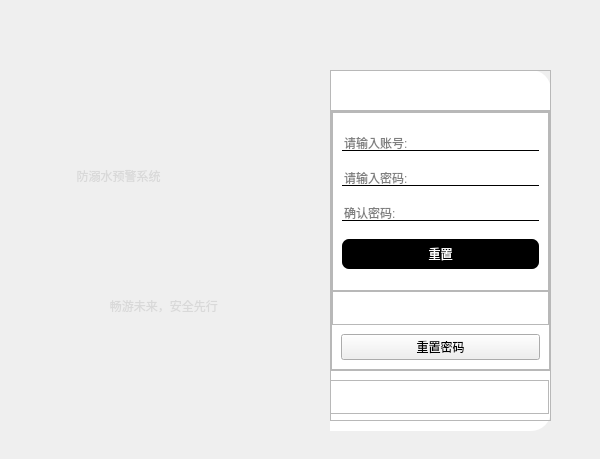
<?xml version="1.0" encoding="UTF-8"?>
<ui version="4.0">
 <class>loginWindow</class>
 <widget class="QMainWindow" name="loginWindow">
  <property name="geometry">
   <rect>
    <x>0</x>
    <y>0</y>
    <width>600</width>
    <height>459</height>
   </rect>
  </property>
  <property name="windowTitle">
   <string>登录窗口</string>
  </property>
  <widget class="QWidget" name="centralwidget">
   <widget class="QFrame" name="frame_1">
    <property name="geometry">
     <rect>
      <x>60</x>
      <y>70</y>
      <width>271</width>
      <height>361</height>
     </rect>
    </property>
    <property name="styleSheet">
     <string notr="true">#frame_1{
border-top-left-radius:20px;
border-bottom-left-radius:20px;
background-image:url(:/img/icon/background.jpg);
background-repeat: no-repeat;
background-size: cover; 
background-position: center; 
}</string>
    </property>
    <property name="frameShape">
     <enum>QFrame::StyledPanel</enum>
    </property>
    <property name="frameShadow">
     <enum>QFrame::Raised</enum>
    </property>
    <widget class="QLabel" name="label">
     <property name="geometry">
      <rect>
       <x>10</x>
       <y>90</y>
       <width>251</width>
       <height>31</height>
      </rect>
     </property>
     <property name="styleSheet">
      <string notr="true">color:rgb(217, 217, 217);
font: 24pt &quot;Adobe 黑体 Std R&quot;;</string>
     </property>
     <property name="text">
      <string>  防溺水预警系统</string>
     </property>
    </widget>
    <widget class="QLabel" name="label_2">
     <property name="geometry">
      <rect>
       <x>10</x>
       <y>190</y>
       <width>251</width>
       <height>91</height>
      </rect>
     </property>
     <property name="styleSheet">
      <string notr="true">color:rgb(217, 217, 217);
font: 12pt &quot;Adobe 黑体 Std R&quot;;</string>
     </property>
     <property name="text">
      <string>            畅游未来，安全先行</string>
     </property>
    </widget>
   </widget>
   <widget class="QFrame" name="frame_2">
    <property name="geometry">
     <rect>
      <x>330</x>
      <y>70</y>
      <width>221</width>
      <height>361</height>
     </rect>
    </property>
    <property name="styleSheet">
     <string notr="true">#frame_2{
	background-color: rgb(255, 255, 255);
	border-top-right-radius:20px;
	border-bottom-right-radius:20px;


}</string>
    </property>
    <property name="frameShape">
     <enum>QFrame::StyledPanel</enum>
    </property>
    <property name="frameShadow">
     <enum>QFrame::Raised</enum>
    </property>
    <property name="lineWidth">
     <number>0</number>
    </property>
    <widget class="QFrame" name="frame_3">
     <property name="geometry">
      <rect>
       <x>0</x>
       <y>0</y>
       <width>221</width>
       <height>351</height>
      </rect>
     </property>
     <property name="styleSheet">
      <string notr="true">#frame_2{
	background-color: rgb(255, 255, 255);
	border-top-right-radius:20px;
	border-bottom-right-radius:20px;
	border-top:3px solid blue;
	border-right:3px solid qlineargradient(spread:pad, x1:1, y1:1, x2:0.994, y2:0, stop:0.0454545 rgba(255, 0, 0, 255), stop:0.931818 rgba(0, 0, 255, 255), stop:1 rgba(0, 0, 255, 255));
	border-bottom:3px solid red;

}</string>
     </property>
     <property name="frameShape">
      <enum>QFrame::StyledPanel</enum>
     </property>
     <property name="frameShadow">
      <enum>QFrame::Raised</enum>
     </property>
     <property name="lineWidth">
      <number>1</number>
     </property>
     <widget class="QFrame" name="fram_3">
      <property name="geometry">
       <rect>
        <x>0</x>
        <y>40</y>
        <width>221</width>
        <height>261</height>
       </rect>
      </property>
      <property name="minimumSize">
       <size>
        <width>221</width>
        <height>261</height>
       </size>
      </property>
      <property name="frameShape">
       <enum>QFrame::StyledPanel</enum>
      </property>
      <property name="frameShadow">
       <enum>QFrame::Raised</enum>
      </property>
      <layout class="QVBoxLayout" name="verticalLayout">
       <property name="spacing">
        <number>0</number>
       </property>
       <property name="leftMargin">
        <number>0</number>
       </property>
       <property name="topMargin">
        <number>0</number>
       </property>
       <property name="rightMargin">
        <number>0</number>
       </property>
       <property name="bottomMargin">
        <number>0</number>
       </property>
       <item>
        <widget class="QFrame" name="frame_5">
         <property name="sizePolicy">
          <sizepolicy hsizetype="Preferred" vsizetype="Expanding">
           <horstretch>0</horstretch>
           <verstretch>8</verstretch>
          </sizepolicy>
         </property>
         <property name="frameShape">
          <enum>QFrame::StyledPanel</enum>
         </property>
         <property name="frameShadow">
          <enum>QFrame::Raised</enum>
         </property>
         <layout class="QVBoxLayout" name="verticalLayout_3">
          <property name="spacing">
           <number>0</number>
          </property>
          <property name="leftMargin">
           <number>0</number>
          </property>
          <property name="topMargin">
           <number>0</number>
          </property>
          <property name="rightMargin">
           <number>0</number>
          </property>
          <property name="bottomMargin">
           <number>0</number>
          </property>
          <item>
           <widget class="QFrame" name="frame_6">
            <property name="sizePolicy">
             <sizepolicy hsizetype="Preferred" vsizetype="Expanding">
              <horstretch>0</horstretch>
              <verstretch>6</verstretch>
             </sizepolicy>
            </property>
            <property name="styleSheet">
             <string notr="true">QLineEdit{
background-color: rgba(255, 255, 255,0);
border:none;
border-bottom:1px solid black;
}

QPushButton{
background-color: rgb(0, 0, 0);
color: rgb(255, 255, 255);
border-radius:7px;
}
QPushButton:pressed{
padding-top:5px;
padding-right:5px;
}
</string>
            </property>
            <property name="frameShape">
             <enum>QFrame::StyledPanel</enum>
            </property>
            <property name="frameShadow">
             <enum>QFrame::Raised</enum>
            </property>
            <layout class="QVBoxLayout" name="verticalLayout_4">
             <property name="spacing">
              <number>0</number>
             </property>
             <property name="leftMargin">
              <number>0</number>
             </property>
             <property name="topMargin">
              <number>0</number>
             </property>
             <property name="rightMargin">
              <number>0</number>
             </property>
             <property name="bottomMargin">
              <number>0</number>
             </property>
             <item>
              <widget class="QStackedWidget" name="stackedWidget_login">
               <property name="styleSheet">
                <string notr="true"/>
               </property>
               <property name="currentIndex">
                <number>2</number>
               </property>
               <widget class="QWidget" name="page_login">
                <layout class="QVBoxLayout" name="verticalLayout_6">
                 <item>
                  <widget class="QLineEdit" name="lineEdit_r_account">
                   <property name="placeholderText">
                    <string>请输入账号:</string>
                   </property>
                  </widget>
                 </item>
                 <item>
                  <widget class="QLineEdit" name="lineEdit_r_pwd">
                   <property name="echoMode">
                    <enum>QLineEdit::Password</enum>
                   </property>
                   <property name="placeholderText">
                    <string>请输入密码:</string>
                   </property>
                  </widget>
                 </item>
                 <item>
                  <widget class="QLineEdit" name="lineEdit_r_pwd2">
                   <property name="echoMode">
                    <enum>QLineEdit::Password</enum>
                   </property>
                   <property name="placeholderText">
                    <string>确认密码:</string>
                   </property>
                  </widget>
                 </item>
                 <item>
                  <widget class="QPushButton" name="pushButton_r_register">
                   <property name="minimumSize">
                    <size>
                     <width>0</width>
                     <height>30</height>
                    </size>
                   </property>
                   <property name="text">
                    <string>注册</string>
                   </property>
                  </widget>
                 </item>
                </layout>
               </widget>
               <widget class="QWidget" name="page_register">
                <layout class="QVBoxLayout" name="verticalLayout_5">
                 <item>
                  <widget class="QLineEdit" name="lineEdit_account">
                   <property name="minimumSize">
                    <size>
                     <width>0</width>
                     <height>28</height>
                    </size>
                   </property>
                   <property name="placeholderText">
                    <string>请输入账号:</string>
                   </property>
                  </widget>
                 </item>
                 <item>
                  <widget class="QLineEdit" name="lineEdit_pwd">
                   <property name="minimumSize">
                    <size>
                     <width>0</width>
                     <height>28</height>
                    </size>
                   </property>
                   <property name="echoMode">
                    <enum>QLineEdit::Password</enum>
                   </property>
                   <property name="placeholderText">
                    <string>请输入密码:</string>
                   </property>
                  </widget>
                 </item>
                 <item>
                  <widget class="QPushButton" name="pushButton_sure">
                   <property name="minimumSize">
                    <size>
                     <width>0</width>
                     <height>30</height>
                    </size>
                   </property>
                   <property name="text">
                    <string>确认登录</string>
                   </property>
                  </widget>
                 </item>
                </layout>
               </widget>
               <widget class="QWidget" name="page_getback">
                <layout class="QVBoxLayout" name="page_getback_2">
                 <item>
                  <widget class="QLineEdit" name="lineEdit_g_account">
                   <property name="placeholderText">
                    <string>请输入账号:</string>
                   </property>
                  </widget>
                 </item>
                 <item>
                  <widget class="QLineEdit" name="lineEdit_g_pwd">
                   <property name="echoMode">
                    <enum>QLineEdit::Password</enum>
                   </property>
                   <property name="placeholderText">
                    <string>请输入密码:</string>
                   </property>
                  </widget>
                 </item>
                 <item>
                  <widget class="QLineEdit" name="lineEdit_g_pwd2">
                   <property name="echoMode">
                    <enum>QLineEdit::Password</enum>
                   </property>
                   <property name="placeholderText">
                    <string>确认密码:</string>
                   </property>
                  </widget>
                 </item>
                 <item>
                  <widget class="QPushButton" name="pushButton_g_getback">
                   <property name="minimumSize">
                    <size>
                     <width>0</width>
                     <height>30</height>
                    </size>
                   </property>
                   <property name="text">
                    <string>重置</string>
                   </property>
                  </widget>
                 </item>
                </layout>
               </widget>
              </widget>
             </item>
            </layout>
           </widget>
          </item>
          <item>
           <widget class="QFrame" name="frame_7">
            <property name="sizePolicy">
             <sizepolicy hsizetype="Preferred" vsizetype="Expanding">
              <horstretch>0</horstretch>
              <verstretch>1</verstretch>
             </sizepolicy>
            </property>
            <property name="styleSheet">
             <string notr="true">QPushButton{
border:none;
}
QPushButton:pressed{
padding-top:5px;
padding-left:5px;
}</string>
            </property>
            <property name="frameShape">
             <enum>QFrame::StyledPanel</enum>
            </property>
            <property name="frameShadow">
             <enum>QFrame::Raised</enum>
            </property>
            <layout class="QHBoxLayout" name="horizontalLayout">
             <item>
              <widget class="QPushButton" name="pushButton_login">
               <property name="text">
                <string/>
               </property>
               <property name="icon">
                <iconset resource="../apprcc.qrc">
                 <normaloff>:/img/icon/login.png</normaloff>:/img/icon/login.png</iconset>
               </property>
              </widget>
             </item>
             <item>
              <widget class="QPushButton" name="pushButton_register">
               <property name="text">
                <string/>
               </property>
               <property name="icon">
                <iconset resource="../apprcc.qrc">
                 <normaloff>:/img/icon/register.png</normaloff>:/img/icon/register.png</iconset>
               </property>
              </widget>
             </item>
            </layout>
           </widget>
          </item>
          <item>
           <widget class="QFrame" name="frame_8">
            <layout class="QVBoxLayout" name="verticalLayout_7">
             <item>
              <widget class="QPushButton" name="pushButton_g">
               <property name="styleSheet">
                <string notr="true">#pushButton_getback{background-color:rgb(0, 0, 0)




}</string>
               </property>
               <property name="text">
                <string>重置密码</string>
               </property>
              </widget>
             </item>
            </layout>
           </widget>
          </item>
         </layout>
        </widget>
       </item>
      </layout>
     </widget>
     <widget class="QPushButton" name="pushButton">
      <property name="geometry">
       <rect>
        <x>170</x>
        <y>10</y>
        <width>41</width>
        <height>23</height>
       </rect>
      </property>
      <property name="maximumSize">
       <size>
        <width>16777215</width>
        <height>16777210</height>
       </size>
      </property>
      <property name="styleSheet">
       <string notr="true">QPushButton{
	border:none;
}
QPushButton:hover{
	padding-bottom:5px;

}</string>
      </property>
      <property name="text">
       <string/>
      </property>
      <property name="icon">
       <iconset resource="../apprcc.qrc">
        <normaloff>:/img/icon/close.png</normaloff>:/img/icon/close.png</iconset>
      </property>
      <property name="iconSize">
       <size>
        <width>30</width>
        <height>30</height>
       </size>
      </property>
     </widget>
     <widget class="QFrame" name="frame_4">
      <property name="geometry">
       <rect>
        <x>0</x>
        <y>310</y>
        <width>219</width>
        <height>34</height>
       </rect>
      </property>
      <property name="sizePolicy">
       <sizepolicy hsizetype="Preferred" vsizetype="Expanding">
        <horstretch>0</horstretch>
        <verstretch>1</verstretch>
       </sizepolicy>
      </property>
      <property name="frameShape">
       <enum>QFrame::StyledPanel</enum>
      </property>
      <property name="frameShadow">
       <enum>QFrame::Raised</enum>
      </property>
      <layout class="QVBoxLayout" name="verticalLayout_2">
       <property name="spacing">
        <number>0</number>
       </property>
       <property name="leftMargin">
        <number>0</number>
       </property>
       <property name="topMargin">
        <number>0</number>
       </property>
       <property name="rightMargin">
        <number>0</number>
       </property>
       <property name="bottomMargin">
        <number>0</number>
       </property>
       <item>
        <widget class="QStackedWidget" name="stackedWidget_message">
         <property name="currentIndex">
          <number>1</number>
         </property>
         <widget class="QWidget" name="page"/>
         <widget class="QWidget" name="page_2">
          <layout class="QHBoxLayout" name="horizontalLayout_2">
           <item>
            <widget class="QLabel" name="label_message">
             <property name="text">
              <string/>
             </property>
            </widget>
           </item>
          </layout>
         </widget>
        </widget>
       </item>
      </layout>
     </widget>
    </widget>
   </widget>
  </widget>
 </widget>
 <tabstops>
  <tabstop>pushButton_register</tabstop>
  <tabstop>pushButton</tabstop>
  <tabstop>lineEdit_account</tabstop>
  <tabstop>lineEdit_pwd</tabstop>
  <tabstop>pushButton_sure</tabstop>
  <tabstop>lineEdit_r_account</tabstop>
  <tabstop>lineEdit_r_pwd</tabstop>
  <tabstop>lineEdit_r_pwd2</tabstop>
  <tabstop>pushButton_r_register</tabstop>
  <tabstop>pushButton_login</tabstop>
  <tabstop>lineEdit_g_account</tabstop>
  <tabstop>lineEdit_g_pwd</tabstop>
  <tabstop>lineEdit_g_pwd2</tabstop>
  <tabstop>pushButton_g_getback</tabstop>
  <tabstop>pushButton_g</tabstop>
 </tabstops>
 <resources>
  <include location="../apprcc.qrc"/>
 </resources>
 <connections>
  <connection>
   <sender>pushButton</sender>
   <signal>clicked()</signal>
   <receiver>loginWindow</receiver>
   <slot>close()</slot>
   <hints>
    <hint type="sourcelabel">
     <x>520</x>
     <y>91</y>
    </hint>
    <hint type="destinationlabel">
     <x>558</x>
     <y>62</y>
    </hint>
   </hints>
  </connection>
 </connections>
 <slots>
  <signal>clicked()</signal>
 </slots>
</ui>
